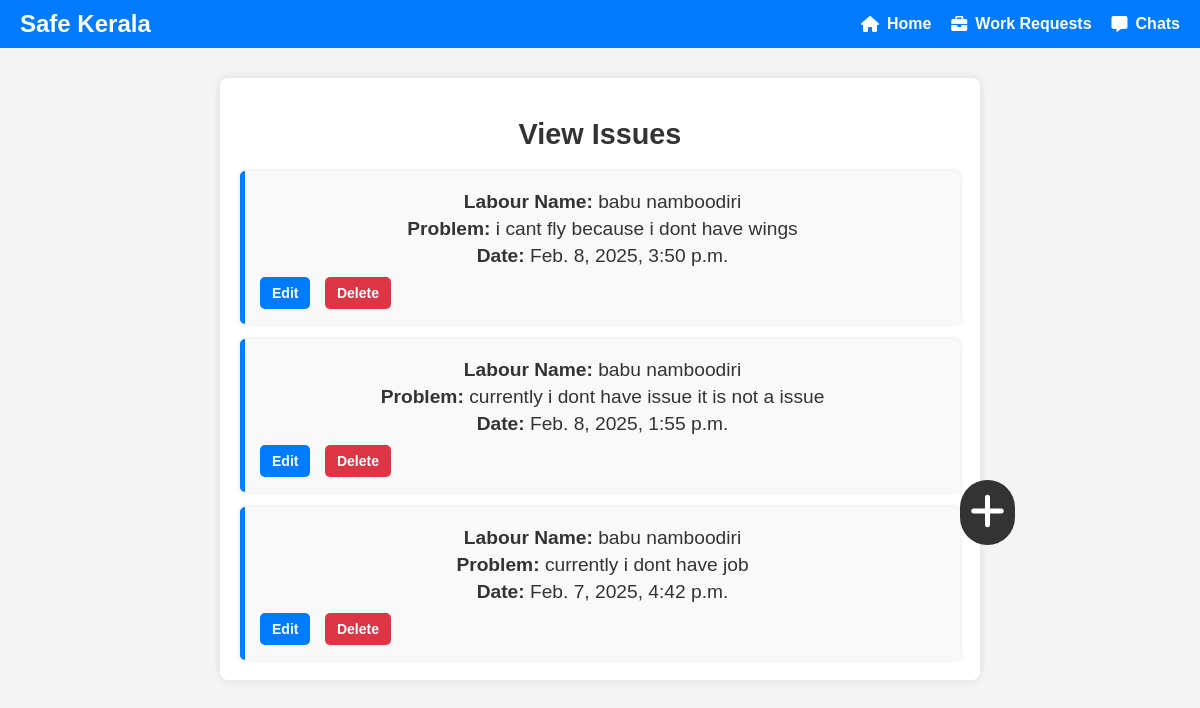
Screenshot of /labour/viewissue/ with the database file from the repository.
### labour/models.py (models this page shows, shortened)
class PersonalIssue(models.Model):
    labourer = models.ForeignKey(LabourDetails, on_delete=models.CASCADE,null=True,blank=True)
    title = models.CharField(max_length=255,null=True,blank=True)
    description = models.TextField(null=True,blank=True)
    created_at = models.DateTimeField(auto_now_add=True)
    updated_at = models.DateTimeField(auto_now_add=True)

### my_admin/models.py (models this page shows)
class LabourDetails(models.Model):
    gender=[
        ('MALE','male'),
        ('FEMALE','female'),
        ('OTHER','other')
    ]
    name=models.CharField(max_length=50,null=True,blank=True)
    age=models.DateField(null=True,blank=True)
    gender=models.CharField(max_length=50,null=True,blank=True,choices=gender)
    aadhar_no=models.IntegerField(null=True,blank=True)
    skills=models.CharField(max_length=600,null=True,blank=True)
    phone=models.CharField(max_length=20,null=True,blank=True)
    alternative_phone=models.CharField(max_length=20,null=True,blank=True)
    user_details=models.OneToOneField(LoginDetails,models.CASCADE,null=True,blank=True)
    photo = models.ImageField(null=True, blank=True, upload_to='labour_gallery')
    id_image = models.ImageField(null=True, blank=True, upload_to='labour_gallery')
    ration_card = models.ImageField(null=True, blank=True, upload_to='labour_gallery')
    updated_at = models.DateTimeField(auto_now_add=True)
    created_at = models.DateTimeField(auto_now_add=True)
    def __str__(self):
        return self.name

### labour/views.py (the view)
# urls.py: path('viewissue/',ViewIssue.as_view(),name='view_issue'),
class ViewIssue(View):
    def get(self,request):
        problem=PersonalIssue.objects.order_by('-created_at').all()
        return render(request,'labour/view_issue.html',{'problem':problem})

### template/labour/view_issue.html
{% extends 'labour/home.html' %}
{% load static %}
{% block body %}
<div class="container">
    <h2>View Issues</h2>
    {% if problem %}
        <div class="issue-list">
            {% for issue in problem %}
                <div class="issue-card">
                    <p><strong>Labour Name:</strong> {{ issue.labourer }}</p>
                    <p><strong>Problem:</strong> {{ issue.description }}</p>
                    <p><strong>Date:</strong> {{ issue.created_at }}</p>
                    <div class="issue-actions">
                        <a href="{% url 'edit_issue' issue.id %}" class="btn edit-btn">Edit</a>
                        <a href="{% url 'delete_issue' issue.id %}" class="btn delete-btn">Delete</a>
                    </div>
                </div>
            {% endfor %}
        </div>
    {% else %}
        <p class="no-issue">No issues to view.</p>
    {% endif %}
    <div class="add">
        <a href="{% url 'personal_issue' %}">
            <i class="fas fa-plus"></i>
        </a>
    </div>
</div>
{% endblock %}

### static/css/labour_home.css (style rules this page uses)
body { font-family: 'Arial', sans-serif; margin: 0; padding: 0; background-color: #f4f4f4; color: #333; }
h2 { text-align: center; margin-top: 20px; font-size: 1.8rem; color: #333; }
p { text-align: center; font-size: 1.2rem; color: #555; margin-top: 20px; }
h2 { text-align: center; color: #333; margin-bottom: 20px; }
.container { width: 60%; margin: 30px auto; background: white; padding: 20px; border-radius: 8px; box-shadow: 0 0 10px rgba(0, 0, 0, 0.1); }
.issue-list { display: flex; flex-direction: column; gap: 15px; }
.issue-card { background: #f9f9f9; padding: 15px; border-left: 5px solid #007bff; border-radius: 5px; box-shadow: 0 0 5px rgba(0, 0, 0, 0.1); }
.issue-card p { margin: 5px 0; color: #333; }
.issue-actions { margin-top: 10px; }
.btn { display: inline-block; padding: 8px 12px; font-size: 14px; font-weight: bold; text-align: center; border-radius: 5px; text-decoration: none; transition: background 0.3s; }
.edit-btn { background: #007bff; color: white; }
.delete-btn { background: #dc3545; color: white; margin-left: 10px; }

### rows the page displays
PersonalIssue: labourer "babu namboodiri", description "i cant fly because i dont have wings", created_at "Feb. 8, 2025, 3:50 p.m."
PersonalIssue: labourer "babu namboodiri", description "currently i dont have issue it is not a issue", created_at "Feb. 8, 2025, 1:55 p.m."
PersonalIssue: labourer "babu namboodiri", description "currently i dont have job", created_at "Feb. 7, 2025, 4:42 p.m."
